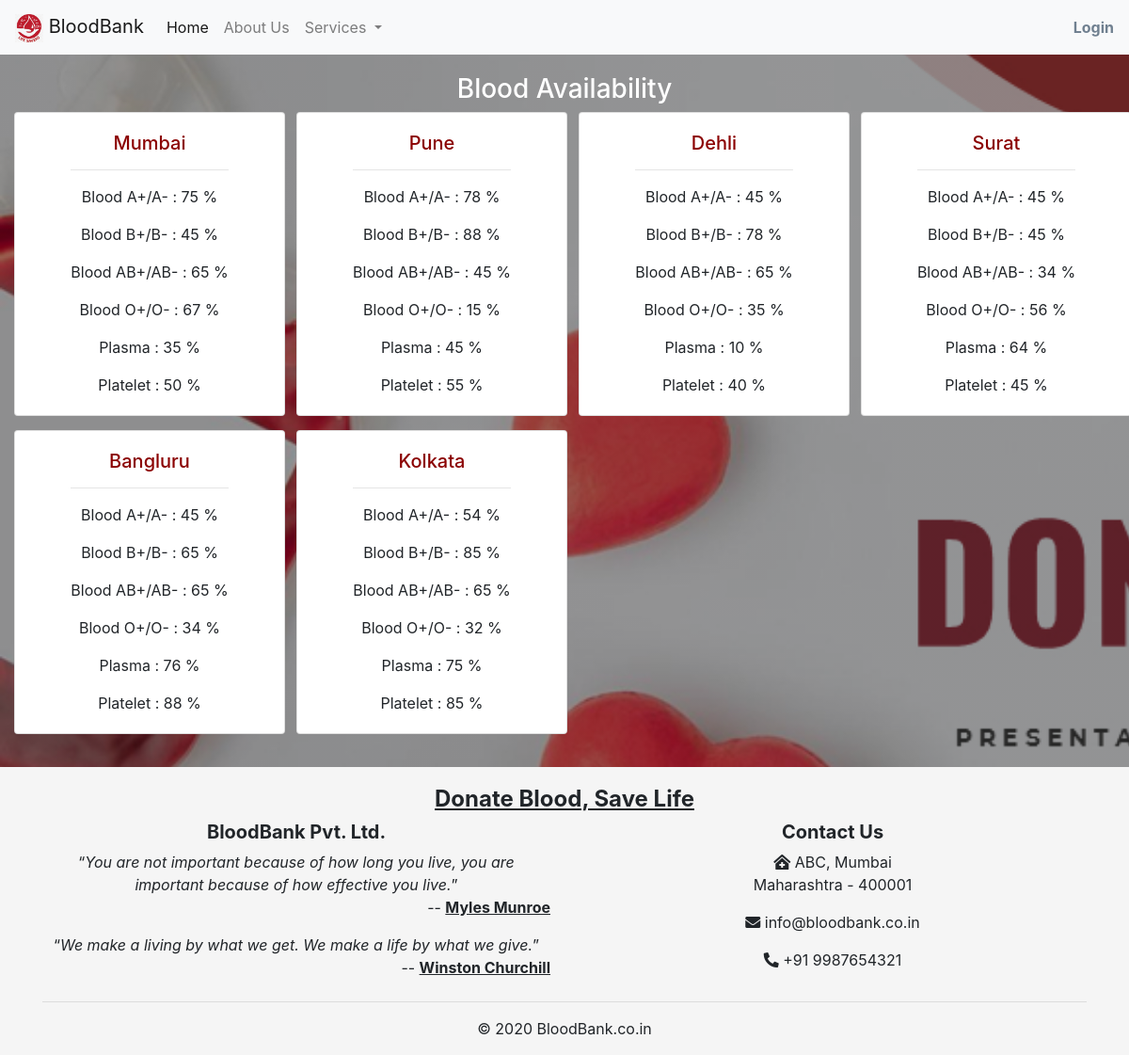
Page /availibility/ on the committed database.
### availibility/models.py (models this page shows, shortened)
class BloodAvailibility(models.Model):
	location = models.CharField(max_length=50)
	blood_a = models.IntegerField()
	blood_b = models.IntegerField()
	blood_ab = models.IntegerField()
	blood_o = models.IntegerField()
	plasma = models.IntegerField()
	platelet = models.IntegerField()

### availibility/views.py (the view)
# urls.py: path('', availibility, name='availibility'),
def availibility(request):
	availibility = BloodAvailibility.objects.all()
	return render(request, 'availibility.html', {'availibility': availibility})

### templates/availibility.html (shortened to what this page needs)
{% extends 'index.html' %}
{% block content %}
<div class="availibility container-fluid">
	<center><h3>Blood Availability</h3></center>
	<div class="row">
		{% for avail in availibility %}
		<div class="col-sm-3">
			<div class="card" style="width: 18rem;">
			  <div class="card-body">
			    <h5 class="card-title" style="color: darkred">{{ avail.location }}</h5>
			    <hr>
			    <p class="card-text">Blood A+/A- : {{avail.blood_a}} %</p>
			    <p class="card-text">Blood B+/B- : {{avail.blood_b}} %</p>
			    <p class="card-text">Blood AB+/AB- : {{avail.blood_ab}} %</p>
			    <p class="card-text">Blood O+/O- : {{avail.blood_o}} %</p>
			    <p class="card-text">Plasma : {{avail.plasma}} %</p>
			    <p class="card-text">Platelet : {{avail.platelet}} %</p>
			  </div>
			</div>
		</div>
		{% endfor %}
	</div>
</div>
{% endblock %}

### static/css/main.css (style rules this page uses)
* { padding: 0; margin: 0; }
.container-fluid { text-align: center; }
.col-sm-3 { text-align: center; }
.card { align-items: center; margin-bottom: 15px; }

### static/css/availibility.css (style rules this page uses)
.availibility { padding: 20px; }
h3 { color: white; }

### rows in the picture
BloodAvailibility: location "Mumbai", blood_a "75", blood_b "45", blood_ab "65", blood_o "67", plasma "35", platelet "50"
BloodAvailibility: location "Pune", blood_a "78", blood_b "88", blood_ab "45", blood_o "15", plasma "45", platelet "55"
BloodAvailibility: location "Dehli", blood_a "45", blood_b "78", blood_ab "65", blood_o "35", plasma "10", platelet "40"
BloodAvailibility: location "Surat", blood_a "45", blood_b "45", blood_ab "34", blood_o "56", plasma "64", platelet "45"
BloodAvailibility: location "Bangluru", blood_a "45", blood_b "65", blood_ab "65", blood_o "34", plasma "76", platelet "88"
BloodAvailibility: location "Kolkata", blood_a "54", blood_b "85", blood_ab "65", blood_o "32", plasma "75", platelet "85"
